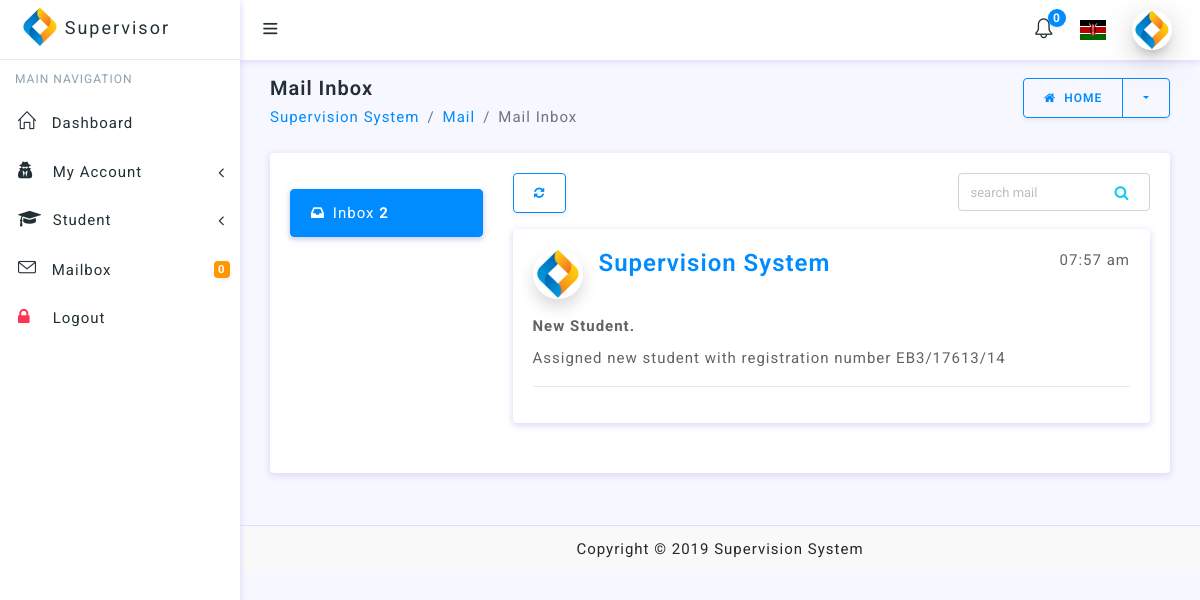
Page /supervisor/mailbox/read.php?action=read&id=3 (signed in) on the committed database.
### tables this page shows
CREATE TABLE `notification_table` (
  `id` int(11) NOT NULL,
  `admin_id` int(11) NOT NULL,
  `supervisor_id` int(11) NOT NULL,
  `student_id` int(11) NOT NULL,
  `subject` text NOT NULL,
  `message` text NOT NULL,
  `status` int(11) NOT NULL,
  `created_at` datetime NOT NULL
);

### inc/appNames.php (called while the page is built, shortened)
<?php
$appName = 'Supervision System';

### functions/read_mail.php (called while the page is built, shortened)
<?php
$mail_id = $_GET["id"];
$ses_sql = mysqli_query($connection, "SELECT * FROM notification_table WHERE id='$mail_id'");
$row = mysqli_fetch_assoc($ses_sql);
$subject = $row['subject'];
$message = $row['message'];
$created_at = $row['created_at'];

### supervisor/mailbox/read.php (the view, shortened to what this page needs)
<?php
require '../../inc/appNames.php';
require '../sessions/supervisor_session.php';
require '../../functions/read_mail.php';
?>
<!doctype html>
<html lang="en">
<head>
    <link href="../../inc/table.css" rel="stylesheet" type="text/css"/>
</head>
<body>
<div id="wrapper">
    <?php
    require '../layouts/supervisor_layout.php';
    ?>
    <div class="content-wrapper">
        <div class="container-fluid">
            <div class="row pt-2 pb-2">
                <div class="col-sm-9">
                    <h4 class="page-title">Mail Inbox</h4>
                    <ol class="breadcrumb">
                        <li class="breadcrumb-item"><a href="javaScript:void();"><?php echo $appName ?></a></li>
                        <li class="breadcrumb-item"><a href="javaScript:void();">Mail</a></li>
                        <li class="breadcrumb-item active" aria-current="page">Mail Inbox</li>
                    </ol>
                </div>
                <div class="col-sm-3">
                    <div class="btn-group float-sm-right">
                        <a href="../dashboard/home.php" class="btn btn-outline-primary waves-effect waves-light"><i
                                    class="fa fa-home mr-1"></i> Home
                        </a>
                        <button type="button"
                                class="btn btn-outline-primary dropdown-toggle dropdown-toggle-split waves-effect waves-light"
                                data-toggle="dropdown">
                        </button>
                    </div>
                </div>
            </div>
            <div class="row">
                <div class="col-lg-12">
                    <div class="card">
                        <div class="card-body">
                            <div class="row">
                                <?php require '../layouts/mail_layout.php' ?>
                                <div class="col-lg-9 col-md-8">
                                    <div class="row">
                                        <div class="col-lg-8">
                                            <div class="btn-toolbar" role="toolbar">
                                                <div class="btn-group mr-1">
                                                    <a href="inbox.php"
                                                       class="btn btn-outline-primary waves-effect waves-light"><i
                                                                class="fa fa-refresh"></i></a>
                                                </div>
                                            </div>
                                        </div>
                                        <div class="col-lg-4">
                                            <div class="position-relative has-icon-right">
                                                <input type="text" class="form-control" placeholder="search mail">
                                                <div class="form-control-position">
                                                    <i class="fa fa-search text-info"></i>
                                                </div>
                                            </div>
                                        </div>
                                    </div>
                                    <div class="card mt-3">
                                        <div class="card-body">
                                            <div class="media mb-3">
                                                <img src="../../assets/images/logo-icon.png"
                                                     class="rounded-circle mr-3 mail-img shadow" alt="media image">
                                                <div class="media-body">
                                                    <span class="media-meta float-right"><?php echo date('H:i a', strtotime($created_at)) ?></span>
                                                    <h4 class="text-primary m-0"><?php echo $appName ?></h4>
                                                </div>
                                            </div>
                                            <p><b><?php echo $subject ?>.</b></p>
                                            <p><?php echo $message ?></p>
                                            <hr>
                                        </div>
                                    </div>
                                </div>
                            </div>
                        </div>
                    </div>
                </div>
            </div>
        </div>
    </div>
    <?php
    require('../../inc/footer.php')
    ?>
</div>
</body>
</html>

### rows in the picture
notification_table: created_at "07:57 am", subject "New Student", message "Assigned new student with registration number EB3/17613/14"

### other values in the picture
$unReadNotifications "0"
$appName "Supervision System"
$allNotifications "2"
